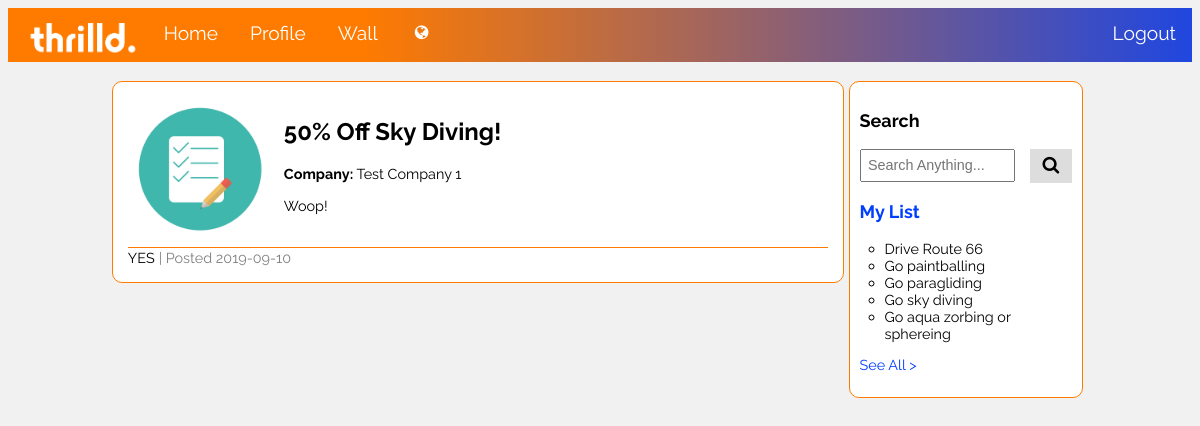
The app's page /post/1 (signed in) with its own data.
### app/models.py (models this page shows, shortened)
class Service_Post(db.Model):
  __tablename__ = 'service_post'
  id = db.Column(db.Integer, primary_key=True)
  title = db.Column(db.String(100), nullable=False)
  date_posted = db.Column(db.String(10), nullable=False, default=datetime.date.today())
  content = db.Column(db.String(2000), nullable=False)
  post_picture = db.Column(db.String(20), default='defaultService.jpg')
  company = db.Column(db.String(160), db.ForeignKey('service.name'), nullable=False) #DNPC - justify why you used this instead of db.relationship
  viewing_users = db.relationship('User', secondary=User_Post_View, backref=db.backref('posts', lazy='dynamic'), lazy= 'dynamic') #a relationship that lets me defines the posts users are viweing i.e. 'users.posts' in routes.py

class List(db.Model):
  __tablename__ = 'list'
  id = db.Column(db.Integer, primary_key=True)
  item = db.Column(db.String(1000), nullable=False)
  user_id = db.Column(db.Integer, db.ForeignKey('user.id'), nullable=False)
  date_added = db.Column(db.String(10), nullable=False, default=datetime.date.today())
  completed = db.Column(db.Integer, default=0)

### app/routes.py (the view)
@app.route("/post/<int:service_post_id>")
@login_required(type='urole')
def post(service_post_id):
    list_items = List.query.filter_by(user_id=current_user.id).limit(list_view_int).all()
    service_post = Service_Post.query.get_or_404(service_post_id)
    return render_template('post.html', page_title=service_post.title, service_post=service_post, list_items=list_items)#Title of the page is set to the service_post's title.

### app/models.py (called while the page is built)
@login_manager.user_loader
def load_user(user_id):
    return User.query.get(int(user_id)) #It takes the id return the corresponding user entry.

### app/routes.py (called while the page is built, shortened)
def login_required(type="ANY"): #It lets me define different roles for the users. This meant that if they were a service (srole), they could have a different home screen etc than if they were a user (urole).
    def wrapper(fn):
        @wraps(fn) # Makes the function (wraps it with) a decorator with @ so that it is just basically saying 'the login required to access this page is...'
        def decorated_view(*args, **kwargs):
            return fn(*args, **kwargs)
        return decorated_view
    return wrapper

### app/templates/post.html
{% extends 'layout.html' %} {% block content %}
<body class = 'home_bg'>
  <div class = "posted_articles">
    <article class = "service_post">
      <div class="service_post_img">
        <img class="post_img_style" src="{{ url_for('static', filename='images/post_pics/' + service_post.post_picture)}}">
      </div>
      <div class="service_post_content">
        <h1><a href="{{ url_for('post', service_post_id=service_post.id)}}"">{{service_post.title}}</a></h1>
        <p><b>Company:</b><a href="{{url_for('service_page', servicename=service_post.company )}}"> {{service_post.company}}</a></p>
        <p>{{service_post.content}}</p>
      </div>
      <br>
      <div class="metadata">
        <a class="yes_link" href='#'>YES</a>
        <p>|  Posted {{service_post.date_posted}}</p>
      </div>
    </article>
  </div>
  <div class="sidebar">
    <h3>Search</h3>
    <div class="search-container">
      <form action = '#'>
        <input type="text" placeholder="Search Anything...">
        <button type="submit"><i class="fa fa-search"></i></button>
      </form>
    </div>
    <h3><a href="/list">My List</a></h3>
    <ul>
      {% for list_item in list_items %}
        {% if list_item.completed == 0 %}
          <li>{{list_item.item}}</li>
        {% endif %}
      {% endfor %}
    </ul>
    <p><a class="normal_text_size" href="/list"> See All > </a></p>
  </div>
</body>
{% endblock %}

### app/static/css/style.css (style rules this page uses)
body { color: black; font-family: 'Raleway', sans-serif; }
h1 { font-size:2vw; }
h3 { font-size: 1.5vw; }
p { font-size: 1.2vw; }
.normal_text_size { font-size: 1.2vw; }
.home_bg { background-image: url(/static/images/home_bg.jpg); height: 100%; background-attachment: fixed; background-position: center; background-repeat: no-repeat; background-size: cover; background-color: #f1f1f1 }
.posted_articles { float: left; width: 75%; margin-top: 10px; }
.service_post { border: 1px solid #ff7b00; border-radius: 10px; background-color: white; padding: 2%; margin-bottom: 10px; }
.service_post a { text-decoration: none; color: black; }
.service_post_img { float: left; width: 12vw; height: 12vw; overflow: hidden; position: relative; }
.service_post_content { margin-left: 13vw; word-break: break-all; }
.post_img_style { width: 100%; position: absolute; display: block; margin: auto; }
.metadata { color: grey; border-top: 1px solid #ff7b00; width: 100% }
.metadata a, .metadata p { display: inline; font-size: 1.2vw; }
.sidebar { float: left; width: 21.8%; background-color: white; border: 1px solid #ff7b00; border-radius:10px; margin-top: 10px; margin-left: 0.5%; padding: 1%; }
.sidebar input[type=text] { float: left; padding: 3%; width: 65%; font-size: 1.2vw; }
.sidebar .search-container button { float: right; display:inline-block; width: 20%; padding: 3%; background: #dddddd; font-size: 1.5vw; border: none; cursor: pointer; }
.sidebar .search-container::after { content: ""; clear: both; display: table; }
.sidebar ul { list-style-type: circle; }
.sidebar a { text-decoration: none; color: #003fff; }
.sidebar ul { font-size: 1.2vw; padding-left: 25px; }

### records on screen
Service_Post: post_picture (placeholder picture), title "50% Off Sky Diving!", company "Test Company 1", content "Woop!", date_posted "2019-09-10"
List: item "Drive Route 66"
List: item "Go paintballing"
List: item "Go paragliding"
List: item "Go sky diving"
List: item "Go aqua zorbing or sphereing"
